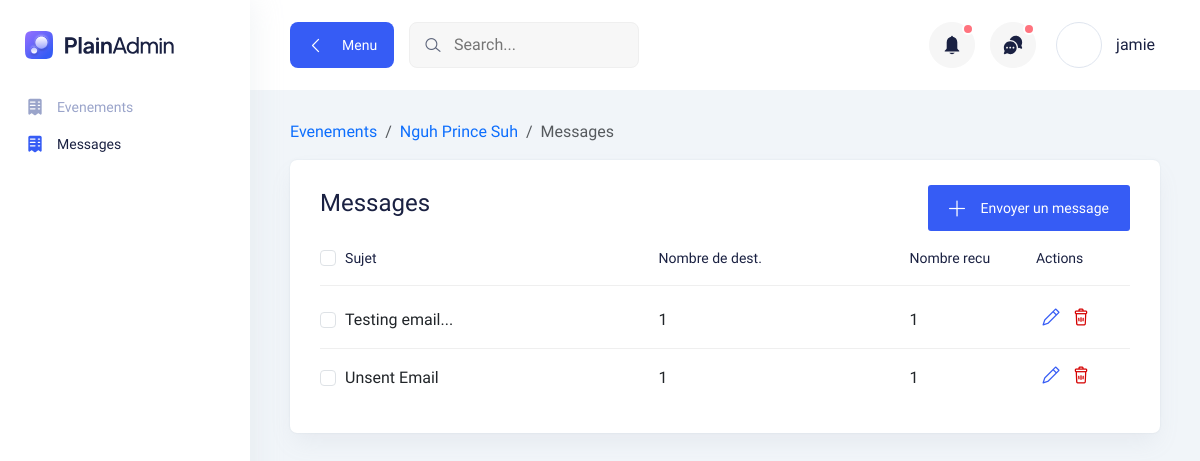
Page /events/17/messages (signed in) on the committed database.
### main/models.py (models this page shows, shortened)
class Evenement(models.Model):
    EVENT_TYPES = [
        ("pres", _("Presentiel")),
        ("online", _("En ligne"))
    ]
    EVENT_CATEGORIES = [
        ("marriage", _("Marriage")),
        ("seminar", _("Seminaire")),
        ("workshop", _("Atelier")),
        ("meeting", _("Meeting")),
    ]
    nom = models.CharField(max_length=100)
    ville = models.CharField(max_length=100, default="Yaounde")
    pays = models.CharField(max_length=100, default="Cameroun")
    lieu = models.TextField()
    nombres_de_places = models.IntegerField(null=True, blank=True)
    rempli = models.BooleanField(default=False) # this is True when the event is sold out
    prix = models.FloatField(default=0)
    entree_gratuit = models.BooleanField(default=False)
    description = models.TextField(null=True, blank=True)
    categorie = models.CharField(default="marriage", choices=EVENT_CATEGORIES, max_length=20)
    type =models.CharField(default="pres", choices=EVENT_TYPES, max_length=10)
    organisateur = models.CharField(max_length=50, null=True, blank=True)
    contact = models.CharField(max_length=100, blank=True, null=True, verbose_name=_("Contact d'organisateur"))
    date_heure_debut = models.DateTimeField(default=timezone.now, verbose_name=_("Debut (Date & heure)"))
    date_heure_fin = models.DateTimeField(null=True, blank=True, verbose_name=_("Fin (Date & heure)"))
    lieu = models.TextField(null=True, blank=True)
    lien = models.URLField(null=True, blank=True)
    user = models.ForeignKey(User, null=True, on_delete=models.CASCADE)

class Notification(models.Model):
    subject = models.CharField(max_length=100)
    message = models.TextField()
    event = models.ForeignKey(Evenement, on_delete=models.CASCADE, related_name="notifications")
    @property
    def nombre_recu(self):
        return self.participantnotification_set.filter(envoye_avec_succes=True).count()
    @property
    def nombre_destinataires(self):
        return self.participantnotification_set.count()

### main/views.py (the view, shortened to what this page needs)
# urls.py: path('events/<int:event_id>/messages', views.event_messages, name="event-messages"),
@login_required
def event_messages(request, event_id):
    event = Evenement.objects.filter(user=request.user, id=event_id)
    if not event.count():
        return HttpResponse("You are not allowed to access this resource", status=403)
    event = event.first()
    return render(request, "main/event_messages.html", {'event': event})

### main/templates/main/event_messages.html (shortened to what this page needs)
{% extends 'main/event_detail_base.html' %}
{% load i18n %}
{% block messages_active %}active{% endblock %}
{% block page_content %}
<section>
    <div class="container-fluid pt-30">
        <nav aria-label="breadcrumb">
            <ol class="breadcrumb">
                <li class="breadcrumb-item"><a href="{% url 'events' %}">{% trans "Evenements" %}</a></li>
                <li class="breadcrumb-item"><a href="{% url 'event-detail' event.id %}">{{ event.nom }}</a></li>
                <li class="breadcrumb-item active" aria-current="page">{% trans "Messages" %}</li>
            </ol>
        </nav>
        <div class="tables-wrapper mt-6">
            <div class="row">
                <div class="col-lg-12">
                    <div class="card-style mb-30">
                        <div
                            style="display: flex; flex-direction: row; justify-content: space-between; align-items: center;">
                            <div>
                                <h3 class="mb-10">Messages</h3>
                            </div>
                            <div class="title d-flex flex-wrap justify-content-end">
                                <button type="button" class="main-btn primary-btn btn-hover btn-sm"
                                    data-bs-toggle="modal" data-bs-target="#eventModal">
                                    <i class="lni lni-plus mr-5"></i> Envoyer un message
                                </button>
                            </div>
                        </div>
                        <div class="table-wrapper table-responsive">
                            <table class="table" id="participants-table">
                                <thead>
                                    <tr>
                                        <th>
                                            <input type="checkbox" id="select-all" class="form-check-input">
                                        </th>
                                        <th class="lead-info">
                                            <h6>{% trans "Sujet" %}</h6>
                                        </th>
                                        <th class="lead-phone">
                                            <h6>{% trans "Nombre de dest." %}</h6>
                                        </th>
                                        <th>
                                            <h6>{% trans "Nombre recu" %}</h6>
                                        </th>
                                        <th>
                                            <h6>{% trans "Actions" %}</h6>
                                        </th>
                                    </tr>
                                </thead>
                                <tbody>
                                    {% for message in event.notifications.all %}
                                    <tr>
                                        <td>
                                            <input type="checkbox" class="form-check-input">
                                        </td>
                                        <td>
                                            {{ message.subject }}
                                        </td>
                                        <td>
                                            {{ message.nombre_destinataires }}
                                        </td>
                                        <td>
                                            {{ message.nombre_recu }}
                                        </td>
                                        <td>
                                            <div class="action">
                                                <button class="text-primary edit-button edit-message" data-id="{{ participant.id }}"
                                                    data-bs-toggle="modal" data-bs-target="#editMessageModal" data-message-id="{{ message.id }}"
                                                    data-message-content="{{ message.message }}" data-message-subject="{{ message.subject }}"
                                                    >
                                                    <i class="lni lni-pencil"></i>
                                                </button>
                                                <button class="text-danger delete-button" data-id="{{ participant.id }}"
                                                    data-nom="{{ evenement.nom }}" data-bs-toggle="modal"
                                                    data-bs-target="#deleteEventModal">
                                                    <i class="lni lni-trash-can"></i>
                                                </button>
                                            </div>
                                        </td>
                                    </tr>
                                    {% endfor %}
                                </tbody>
                            </table>
                        </div>
                    </div>
                </div>
            </div>
        </div>
    </div>
</section>
{% endblock %}

### main/templates/main/event_detail_base.html (shortened to what this page needs)
{% load static %}
<!DOCTYPE html>
<html lang="en">
<head>
    <link rel="stylesheet" href="{% static 'main/css/bootstrap.min.css' %}" />
    <link rel="stylesheet" href="{% static 'main/css/lineicons.css' %}" rel="stylesheet" type="text/css" />
    <link rel="stylesheet" href="{% static 'main/css/materialdesignicons.min.css' %}" rel="stylesheet" type="text/css" />
    <link rel="stylesheet" href="{% static 'main/css/fullcalendar.css' %}" />
    <link rel="stylesheet" href="{% static 'main/css/main.css' %}" />
  </head>
<body>
    <aside class="sidebar-nav-wrapper">
        <div class="navbar-logo">
            <a href="/">
              <img src="{% static 'main/logo/logo.svg' %}" alt="logo" />
            </a>
        </div>
        <nav class="sidebar-nav">
            <ul>
                <li class="nav-item {% block events_active %}{% endblock%}">
                    <a href="{% url 'event-detail' event.id %}">
                      <span class="icon">
                      </span>
                      <span class="text">Evenements</span>
                    </a>
                </li>
                <li class="nav-item {% block messages_active %}{% endblock%}">
                  <a href="{% url 'event-messages' event.id %}">
                    <span class="icon">
                    </span>
                    <span class="text">Messages</span>
                  </a>
              </li>
            </ul>
        </nav>
    </aside>
    <div class="main-wrapper">
        {% block header %}
        <header class="header">
            <div class="container-fluid">
              <div class="row">
                <div class="col-lg-5 col-md-5 col-6">
                  <div class="header-left d-flex align-items-center">
                    <div class="menu-toggle-btn mr-15">
                      <button id="menu-toggle" class="main-btn primary-btn btn-hover">
                        <i class="lni lni-chevron-left me-2"></i> Menu
                      </button>
                    </div>
                    <div class="header-search d-none d-md-flex">
                      <form action="#">
                        <input type="text" placeholder="Search..." />
                        <button><i class="lni lni-search-alt"></i></button>
                      </form>
                    </div>
                  </div>
                </div>
                <div class="col-lg-7 col-md-7 col-6">
                  <div class="header-right">
                    <div class="notification-box ml-15 d-none d-md-flex">
                      <button class="dropdown-toggle" type="button" id="notification" data-bs-toggle="dropdown"
                        aria-expanded="false">
                        <span></span>
                      </button>
                    </div>
                    <div class="header-message-box ml-15 d-none d-md-flex">
                      <button class="dropdown-toggle" type="button" id="message" data-bs-toggle="dropdown"
                        aria-expanded="false">
                        <span></span>
                      </button>
                    </div>
                    <div class="profile-box ml-15">
                      <button class="dropdown-toggle bg-transparent border-0" type="button" id="profile"
                        data-bs-toggle="dropdown" aria-expanded="false">
                        <div class="profile-info">
                          <div class="info">
                            <div class="image">
                            </div>
                            <div>
                              <h6 class="fw-500">{{ request.user.username }}</h6>
                            </div>
                          </div>
                        </div>
                      </button>
                    </div>
                  </div>
                </div>
              </div>
            </div>
        </header>
        {% endblock %}
        {% block page_content %}
        {% endblock %}
    </div>
</body>
</html>

### main/static/main/css/fullcalendar.css (style rules this page uses)
:root { --fc-daygrid-event-dot-width:8px;--fc-list-event-dot-width:10px;--fc-list-event-hover-bg-color:#f5f5f5 }

### rows in the picture
Evenement: nom "Nguh Prince Suh"
Notification: subject "Testing email...", nombre_destinataires "1", nombre_recu "1"
Notification: subject "Unsent Email", nombre_destinataires "1", nombre_recu "1"

### other values in the picture
{{ request.user.username }} "jamie"
